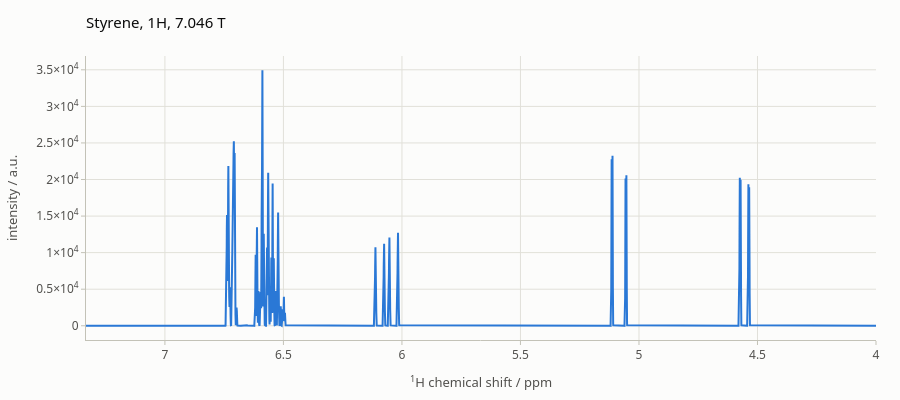

The notebook cell this image was saved under:
### Markdown cell above
The run uses 2048 points instead of 16384 to keep this page quick: with
eight spins the Hilbert space has dimension 256, and the full-length run
takes about 30 s on four CPU cores. Set `"npoints": 16384` and
`"zerofill": 65536` to reproduce the Spinach example exactly.

Translations at the Spinach size live in `examples/` (see
[docs/README.md](../README.md#example-scripts)):
`examples/nmr_liquids/noesy_strychnine.py` is `noesy_strychnine.m`
line by line (22 protons, `IK-2`, Redfield relaxation, 512 x 512 points)
and compares its FIDs and spectrum with a `.mat` file saved from MATLAB.

`kfigure(); plot_1d(spin_system,real(spectrum),parameters)` becomes a
call to `respinach.plotting.plot_1d`, which reads the same parameters and
returns an interactive figure (see
[Processing and plotting](#Processing-and-plotting)). Hover over a line to
read its shift, and drag across the aromatic region to zoom in on the
multiplets:

### Code cell
from respinach.plotting import plot_1d

plot_1d(spin_system, spectrum.real, parameters, title="Styrene, 1H, 7.046 T")

### Figure 1 — Plotly figure (JSON) as saved in the notebook; plotly's stock layout.template omitted (floating-point values rounded to 4 significant figures; data arrays with more than 128 entries replaced by an {"elided": "..."} marker saying what was removed)
{"data": [{"hovertemplate": "%{y:.4g}<extra></extra>", "line": {"color": "#2a78d6", "width": 2}, "mode": "lines", "name": "", "y": {"elided": "8192 float values"}, "type": "scatter", "x": {"elided": "8192 float values"}}], "layout": {"font": {"family": "system-ui, -apple-system, \"Segoe UI\", Roboto, sans-serif", "color": "#0b0b0b", "size": 13}, "margin": {"l": 64, "r": 24, "t": 56, "b": 56}, "title": {"font": {"size": 15, "color": "#0b0b0b"}, "text": "Styrene, 1H, 7.046 T", "x": 0, "xanchor": "left", "xref": "paper"}, "xaxis": {"tickfont": {"color": "#52514e", "size": 12}, "title": {"font": {"color": "#52514e", "size": 13}, "text": "<sup>1</sup>H chemical shift / ppm"}, "showgrid": true, "gridcolor": "#e1e0d9", "gridwidth": 1, "zeroline": false, "showline": true, "linecolor": "#c3c2b7", "linewidth": 1, "mirror": false, "ticks": "outside", "tickcolor": "#c3c2b7", "ticklen": 4, "showspikes": true, "spikemode": "across", "spikesnap": "cursor", "spikethickness": 1, "spikedash": "solid", "spikecolor": "#898781", "range": [7.333, 4.0], "hoverformat": ".4f"}, "yaxis": {"tickfont": {"color": "#52514e", "size": 12}, "title": {"font": {"color": "#52514e", "size": 13}, "text": "intensity / a.u."}, "showgrid": true, "gridcolor": "#e1e0d9", "gridwidth": 1, "zeroline": false, "showline": true, "linecolor": "#c3c2b7", "linewidth": 1, "mirror": false, "ticks": "outside", "tickcolor": "#c3c2b7", "ticklen": 4, "showspikes": false, "spikemode": "across", "spikesnap": "cursor", "spikethickness": 1, "spikedash": "solid", "spikecolor": "#898781", "exponentformat": "power"}, "legend": {"font": {"color": "#52514e"}, "orientation": "h", "x": 0, "xanchor": "left", "y": 1.02, "yanchor": "bottom", "bgcolor": "rgba(0,0,0,0)"}, "hoverlabel": {"font": {"color": "#0b0b0b", "family": "system-ui, -apple-system, \"Segoe UI\", Roboto, sans-serif"}, "bgcolor": "#fcfcfb", "bordercolor": "rgba(11,11,11,0.10)"}, "modebar": {"bgcolor": "rgba(0,0,0,0)", "color": "#898781", "activecolor": "#52514e", "remove": ["lasso2d", "select2d"]}, "height": 400, "paper_bgcolor": "#fcfcfb", "plot_bgcolor": "#fcfcfb", "dragmode": "zoom", "hovermode": "x unified", "showlegend": false}}
